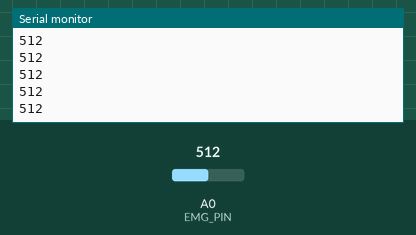
The sketch below on a simulated Arduino Uno, built with avr-gcc and run on an emulated ATmega328P. Shown: the last lines printed to the serial monitor. Inputs (shaded band) come from the test bench; at power-on: A0 (EMG_PIN) = 512.

Above: at 1.2 s.
1.3 s: A0 (EMG_PIN) set to 716
At 2.2 s:
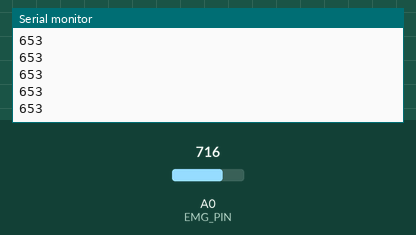
2.8 s: A0 (EMG_PIN) set to 900
At 3.4 s:
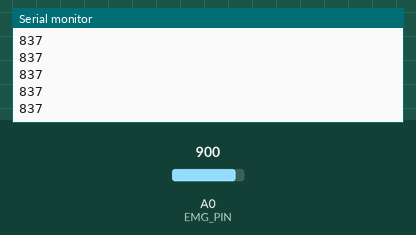
Timing chart, 0 to 5.8 s (numbered marks = the images above; inputs shaded):
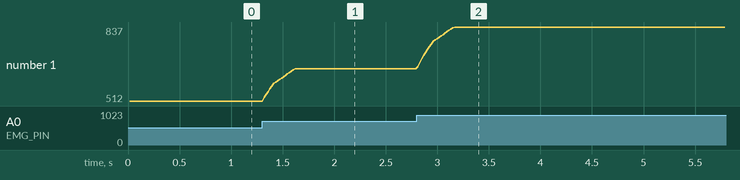

Measured:
- after the input at 1.3 s, the serial monitor: prints a new line at once (image 1)
- after the input at 2.8 s, the serial monitor: prints a new line at once (image 2)
- plotted number 1: 512 → 653 after the input at 1.3 s, 653 → 837 after the input at 2.8 s

The sketch:

EMG_readOnly.ino
```cpp
#define EMG_PIN 0

const int filterWeight = 64;  // higher numbers = heavier filtering
const int numReadings = 6;
int average = 0;

void setup() {
  // put your setup code here, to run once:
  Serial.begin(9600);
  average = analogRead(EMG_PIN);
}

void loop() {
  // put your main code here, to run repeatedly:
  for (int i = 0; i < numReadings; i++) {
    average = average + (analogRead(EMG_PIN) - average) / filterWeight;
    delay(3);
  }
  Serial.println(average);
}
```
